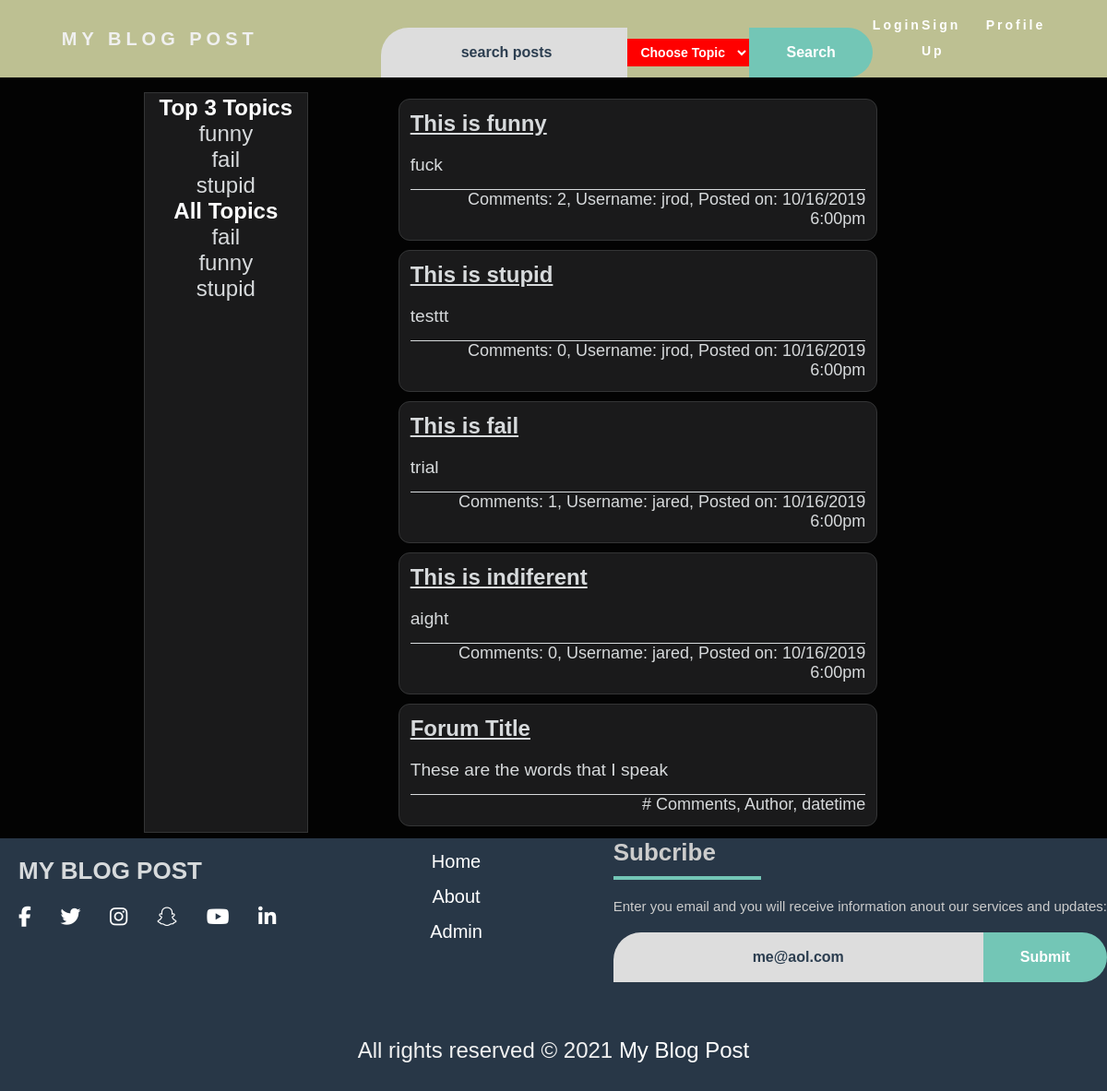
Before: /main.php with the older database file.
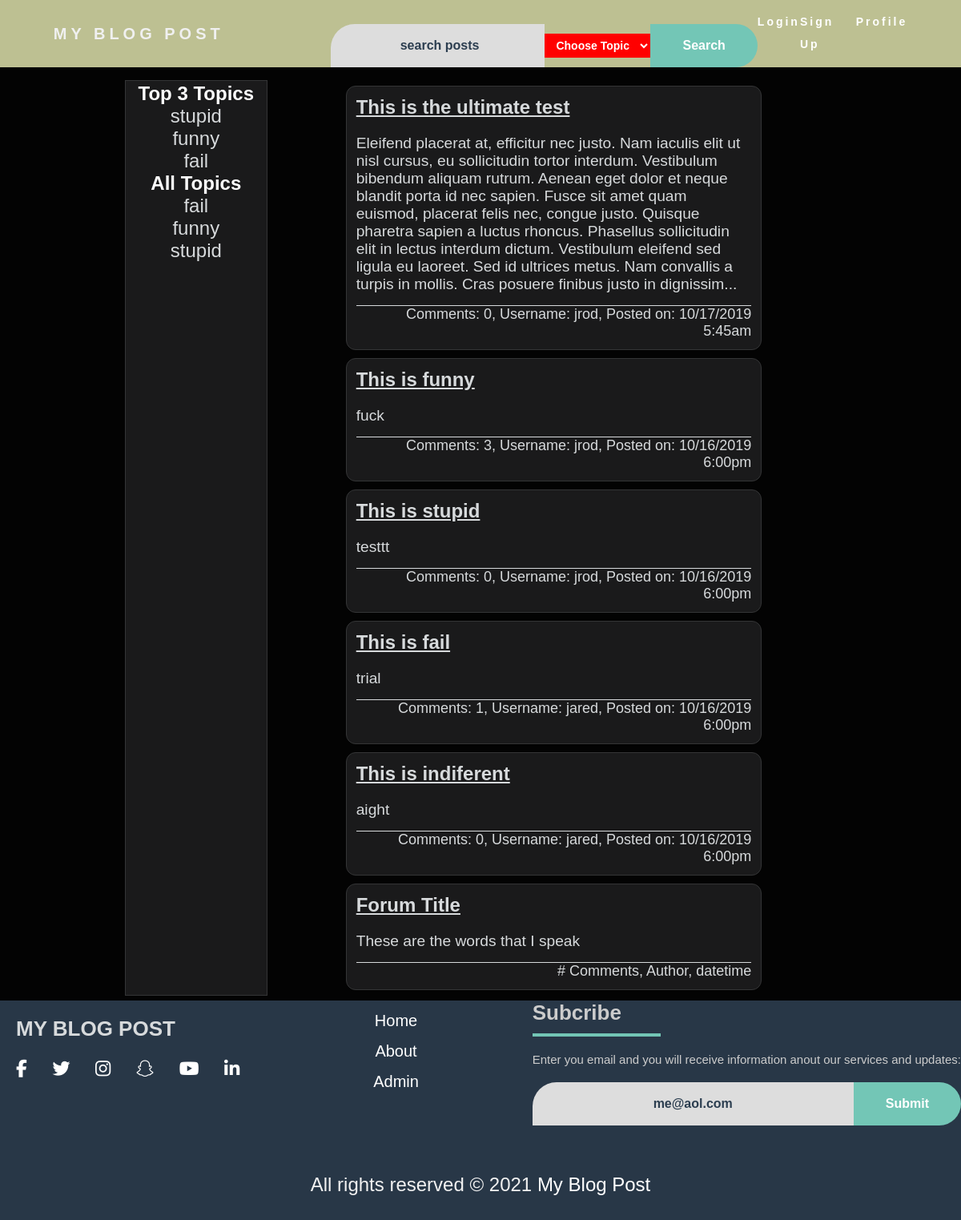
After: the same page with the newer database file.
### tables this page shows
CREATE TABLE `topic` (
  `topicName` varchar(30) NOT NULL
);

CREATE TABLE `post` (
  `postid` int(11) NOT NULL,
  `title` varchar(50) NOT NULL,
  `body` varchar(1000) NOT NULL,
  `postdate` datetime NOT NULL,
  `topicName` varchar(30) NOT NULL,
  `username` varchar(15) NOT NULL
);

### main.php (the view, shortened to what this page needs)
<!DOCTYPE html>
<html lang="en">
<head>
    <link rel="stylesheet" href="css/reset.css">
    <link rel="stylesheet" href="css/main.css">
</head>
<body>
    <?php include 'header.php';
    ?>
    <div class="main">
        <div class="left_col">
            <h1 class="left_col_title">Top 3 Topics</h1>
            <?php
            $topQry = "SELECT topicName, count(topicName) from post GROUP BY topicName ORDER BY count(topicName) DESC LIMIT 3";
            $topResult = $pdo->query($topQry);
            while ($topRow = $topResult->fetch()) {
                echo '<div class = "top_topics">';
                echo "<a href='main.php?topic=" . $topRow['topicName'] . "'>" . $topRow['topicName'] . "</a>";
                echo '</div>';
            }
            ?>
            <h1 class="left_col_title">All Topics</h1>
            <?php
            $topQry = "SELECT * from topic ORDER BY topicName ASC";
            $topResult = $pdo->query($topQry);
            while ($topRow = $topResult->fetch()) {
                echo '<div class = "all_topics">';
                echo "<a href='main.php?topic=" . $topRow['topicName'] . "'>" . $topRow['topicName'] . "</a>";
                echo '</div>';
            }
            ?>
        </div>
        <div class="right_col">
            <?php
            $search_input = "";
            $topic_input = "";
            if ($_SERVER["REQUEST_METHOD"] == "GET") {
                $search_input = $_GET["search"] ?? "";
                $topic_input = $_GET['topic'] ?? "";
            }
            if ($search_input != "") {
                if ($topic_input != "" && $topic_input != "all") {
                    $postQry = "SELECT * FROM post WHERE title LIKE ? AND topicName = ? ORDER BY postdate DESC";
                    $result0 = $pdo->prepare($postQry);
                    $result0->execute(array('%' . $search_input . '%', $topic_input));
                } else {
                    $postQry = "SELECT * FROM post WHERE title LIKE ? ORDER BY postdate DESC";
                    $result0 = $pdo->prepare($postQry);
                    $result0->execute(array('%' . $search_input . '%'));
                }
            } else {
                if ($topic_input != "" && $topic_input != "all") {
                    $postQry = "SELECT * FROM post WHERE topicName = ? ORDER BY postdate DESC";
                    $result0 = $pdo->prepare($postQry);
                    $result0->execute(array($topic_input));
                } else {
                    $postQry = "SELECT * FROM post ORDER BY postdate DESC";
                    $result0 = $pdo->prepare($postQry);
                    $result0->execute();
                }
            }
            if ($result0->rowCount() != 0) {
                while ($row0 = $result0->fetch()) {
                    echo '<div class="post">';
                    echo '<h3 class="post_title" id="' . $row0['postid'] . '">' . $row0['title'] . '</h3>';
                    $length = strlen($row0['body']);
                    if ($length > 500) {
                        echo '<p class="post_content">' . substr($row0['body'], 0, 500) . '...</p>';
                    } else {
                        echo '<p class="post_content">' . $row0['body'] . '</p>';
                    }
                    $numComments = 0;
                    $commentQry = "SELECT COUNT(*) FROM comment WHERE postid=" . $row0['postid'];
                    $result1 = $pdo->query($commentQry);
                    while ($row1 = $result1->fetch()) {
                        $numComments = $row1['COUNT(*)'];
                    }
                    $postdate = date_create($row0['postdate']);
                    echo '<p class="post_information">Comments: ' . $numComments . ', Username: ' . $row0['username'] . ', Posted on: ' . date_format($postdate, 'm/d/Y g:ia') . '</p>';
                    echo '</div>';
                }
            } else {
                echo "<br>No Search Results Found";
            }
            ?>
            <div class="post">
                <h3 class="post_title">Forum Title</h3>
                <p class="post_content">These are the words that I speak</p>
                <p class="post_information"># Comments, Author, datetime</p>
            </div>
        </div>
    </div>
</body>
<?php include 'footer.php'; ?>
</html>

### header.php (shortened to what this page needs)
<!DOCTYPE html>
<html lang="en" dir="ltr">
<head>
  <link rel="stylesheet" href="css/header.css">
</head>
<body>
  <header>
    <?php
    $user = "";
    ?>
    <div class="topDivPush">
      <nav>
        <div class="logo">
          <li> <a href="main.php" class="logoheader">
              <h2>My <span>BLOG POST</span> </h2>
            </a> </li>
        </div>
        <ul class="nav_links">
          <li class="center">
            <div class="search">
              <form method="get" action="main.php" class="form">
                <input type="text" name="search post" class="textbox" placeholder=" search posts">
                <select name="topic" id="topic">
                  <?php
                  echo '<option value="all">Choose Topic</option>';
                  ?>
                </select>
                <input type="submit" value="Search" class="btn">
              </form>
            </div>
          </li>
          <?php
          if ($user != "") {
            echo '<li><a href="userAccount.php" class="links">' . $user . '</a></li>';
            echo '<li><a href="main.php?logout=1" class="links">Log out</a></li>';
          ?>
            <li><a href="userAccount.php" class="links">Profile</a>
              <ul>
                <li> <a class="dropdown-item" role="presentation" href="editAccount.php">Edit Profile</a></li>
                <li> <a class="dropdown-item" role="presentation" href="editPosts.php">New Post</a></li>
                <li> <a class="dropdown-item" role="presentation" href="adminLogin.php">Admin</a></li>
                <li> <a class="dropdown-item" role="presentation" href="main.php?logout=1">Log Out</a></li>
              </ul>
            </li>
          <?php
          } else {
            echo '<li><a href="login.php" class="links">Login</a></li>';
            echo '<li><a href="create_account.php" class="links">Sign Up</a></li>';
          ?>
            <li><a href="login.php" class="links">Profile</a>
            </li>
          <?php
          }
          ?>
        </ul>
      </nav>
    </div>
  </header>
</body>
</html>

### footer.php (shortened to what this page needs)
<!DOCTYPE html>
<html lang="en" dir="ltr">
<head>
  <link rel="stylesheet" href="https://cdnjs.cloudflare.com/ajax/libs/font-awesome/4.7.0/css/font-awesome.min.css">
  <link rel="stylesheet" href="fontawesome/css/all.min.css">
  <link rel="stylesheet" href="css/footer.css">
</head>
<body>
</body>
<footer>
  <div class="footer_container">
    <div class="left_side">
      <h2 class="logofooter"><a href="main.php">MY BLOG POST</a></h2>
      <div class="social-media">
        <a href="#" class="fa fa-facebook"></a>
        <a href="#" class="fa fa-twitter"></a>
        <a href="#" class="fa fa-instagram"></a>
        <a href="#" class="fa fa-snapchat-ghost"></a>
        <a href="#" class="fa fa-youtube"></a>
        <a href="#" class="fa fa-linkedin"></a>
      </div>
    </div>
    <div class="middle">
      <ul>
        <li> <a href="main.php">Home</a> </li>
        <li> <a href="#">About</a> </li>
        <li> <a href="adminLogin.php">Admin</a> </li>
      </ul>
    </div>
    <div class="right_side">
      <h1> Subcribe </h1>
      <div class="break"></div>
      <p>Enter you email and you will receive information anout our services and updates:</p>
      <form class="form" action="#">
        <input type="email" class="textbox" placeholder="me@aol.com">
        <input type="submit" name="Submit" class="btn" value="Submit">
      </form>
    </div>
  </div>
  <div>
    <p class="footer_base"> All rights reserved &copy 2021 <a href="main.php">My Blog Post</a></p>
  </div>
</footer>
</body>
</html>

### css/main.css (style rules this page uses)
body { font-size: 150%; color: #d7dadc; background-color: #030303; }
.main { width: 75%; margin-left: auto; margin-right: auto; }
.main { display: grid; grid-template-columns: 20% 80%; grid-gap: 0.5%; padding: 0.5%; margin-top: 10px; margin-left: auto; margin-right: auto; }
.main>div { padding: 1%; }
.right_col { display: grid; grid-gap: 10px; text-align: start; margin: 0 0.5% 0 0; }
.left_col { text-align: center; background-color: #1a1a1b; border: 1px solid #343536; }
.right_col>.post { text-align: start; }
.post_title { text-decoration: underline; margin-bottom: 20px; }
.post_content { font-size: 80%; }
.post_information { text-align: end; font-size: 75%; border-top: 1px solid #d7dadc; margin-top: 15px; }
.left_col_title { color: #ffffff; }
a:link { color: #d7dadc; text-decoration: none; }
.post { border: 1px solid #343536; background-color: #1a1a1b; width: 75%; margin-left: auto; margin-right: auto; padding: 0.5em; border-radius: 0.5em; }

### css/header.css (style rules this page uses)
* { margin: 0px; padding: 0px; box-sizing: border-box; }
nav { width: 100%; display: flex; justify-content: space-around; align-items: center; min-height: 8vh; font-family: 'Poppins', sans-serif; background-color: #bdc092; transition: 0.3s; }
.logo { color: #f0f0f0; text-transform: uppercase; letter-spacing: 5px; font-size: 20px; transition: 0.5s ease-in-out; }
.logo li { list-style: none; }
.logo li .logoheader { color: #f0f0f0; font-weight: bolder; text-decoration: none; }
.form { padding-top: 0px; display: flex; justify-content: center; align-items: center; flex-wrap: wrap; transition: 0.6s linear; }
.textbox { flex: 1; padding: 6px 10px; font-size: 14px; color: #293043; background: #DDD; border: none; font-weight: 400; text-align: center; outline: none; border-radius: 15px 0px 0px 15px; min-width: 150px; }
.textbox::placeholder { color: #2c3e50; }
#topic { padding: 6px 10px; font-size: 14px; color: #fff; background: #FF0000; border: none; font-weight: 700; outline: none; border-radius: 0px; margin-left: 0px; cursor: pointer; transition: opacity 0.6 linear; }
.btn { padding: 6px 10px; font-size: 14px; color: #fff; background: #73c6b6; border: none; font-weight: 700; outline: none; border-radius: 0px 15px 15px 0px; margin-left: 0px; cursor: pointer; transition: opacity 0.6 linear; }
.nav_links { display: flex; justify-content: space-around; width: 60%; position: relative; }
.nav_links li { list-style: none; }
.nav_links a { color: white; text-decoration: none; letter-spacing: 3px; font-weight: bold; font-size: 14px; }

### css/footer.css (style rules this page uses)
* { margin: 0px; padding: 0px; box-sizing: border-box; }
body { font-family: 'Poppins', sans-serif; }
footer { background:#283747; }
.footer_container { max-width:1300px; height:auto; margin:auto; padding:0px; display: flex; justify-content: space-between; flex-wrap: wrap-reverse; }
.left_side { padding-top:20px; }
.logofooter { color:#f0f0f0; font-size: 26px; padding-left:20px; transition:0.5s ease-in-out; }
.social-media { margin: 20px 0px; padding-left:20px; }
.social-media a { color: white; margin-right:25px; font-size: 22px; text-decoration: none; transition: 0.6s linear; }
.middle { text-align: center; }
ul li { list-style: none; color: #ffff; padding-top:10px; cursor: pointer; }
.middle a { text-decoration: none; color: #ffff; font-size: 20px; }
.form { padding-top: 20px; display: flex; justify-content: center; align-items: center; flex-wrap: wrap; transition: 0.6s linear; }
.right_side h1 { color:#ccc; font-size:26px; padding-bottom:10px; }
.right_side p { padding-top:20px; color:#ccc; font-size:15px; }
.break { width:160px; height:4px; background: #73c6b6; }
.textbox { flex: 1; padding: 18px 40px; font-size: 16px; color: #293043; background: #DDD; border: none; font-weight: 700; outline:none; border-radius: 30px 0px 0px 0px; min-width: 200px; }
.textbox::placeholder { color:#2c3e50; }
.btn { padding:18px 40px; font-size: 16px; color:#fff; background:#73c6b6; border:none; font-weight:700; outline: none; border-radius: 0px 30px 30px 0px; margin-left: 0px; cursor: pointer; transition: opacity 0.6 linear; }
.footer_base { color:#f1f1f1; text-align: center; padding: 60px 0px 30px 0px; }
.footer_base a { text-decoration: none; color:#fff; }

Changed rows visible on the page:
added post: title "This is the ultimate test", body "Eleifend placerat at, efficitur nec justo. Nam iaculis elit ut nisl cursus, eu sollicitudin tortor interdum. Vestibulum bibendum aliquam rutrum. Aenean eget dolor et neque blandit porta id nec sapien. Fusce sit amet quam euismod, placerat felis nec, congue justo. Quisque pharetra sapien a luctus rhoncus. Phasellus sollicitudin elit in lectus interdum dictum. Vestibulum eleifend sed ligula eu laoreet. Sed id ultrices metus. Nam convallis a turpis in mollis. Cras posuere finibus justo in dignissim", numComments "0", username "jrod", postdate "10/17/2019 5:45am"
computed for post "This is funny": numComments "2" → "3"
